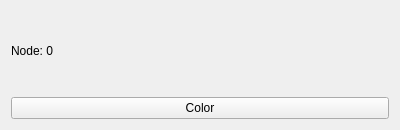
<?xml version="1.0" encoding="UTF-8"?>
<ui version="4.0">
 <class>NodePropertyWidget</class>
 <widget class="QWidget" name="NodePropertyWidget">
  <property name="geometry">
   <rect>
    <x>0</x>
    <y>0</y>
    <width>400</width>
    <height>130</height>
   </rect>
  </property>
  <property name="maximumSize">
   <size>
    <width>16777215</width>
    <height>130</height>
   </size>
  </property>
  <property name="windowTitle">
   <string>Form</string>
  </property>
  <layout class="QVBoxLayout" name="verticalLayout">
   <item>
    <widget class="QLabel" name="info">
     <property name="autoFillBackground">
      <bool>false</bool>
     </property>
     <property name="text">
      <string>Node: 0</string>
     </property>
     <property name="scaledContents">
      <bool>false</bool>
     </property>
    </widget>
   </item>
   <item>
    <widget class="QPushButton" name="color">
     <property name="autoFillBackground">
      <bool>true</bool>
     </property>
     <property name="text">
      <string>Color</string>
     </property>
     <property name="checkable">
      <bool>false</bool>
     </property>
     <property name="autoDefault">
      <bool>false</bool>
     </property>
     <property name="flat">
      <bool>false</bool>
     </property>
    </widget>
   </item>
  </layout>
 </widget>
 <resources/>
 <connections/>
</ui>
